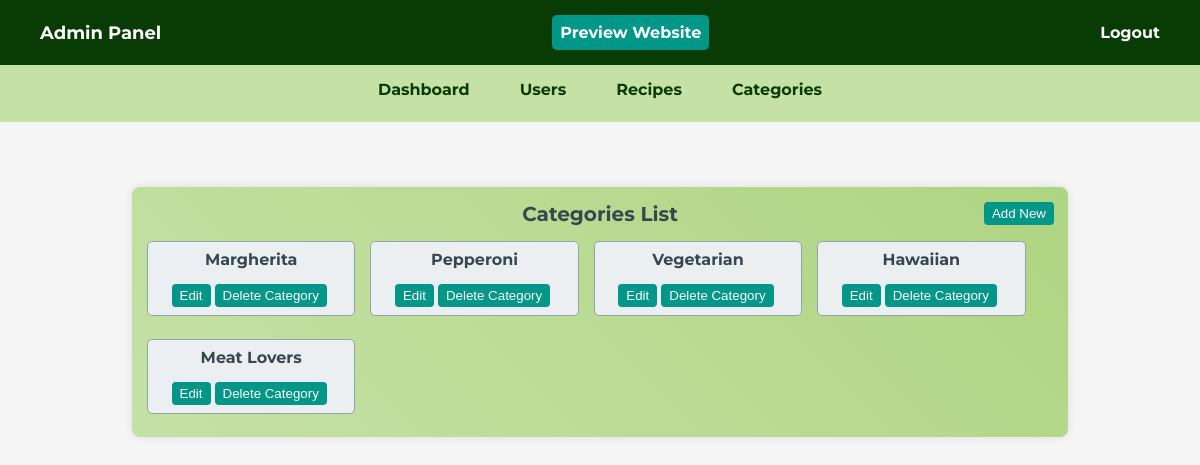
Screenshot of /admin/categories.php (signed in) with the database file from the repository.
### tables this page shows
CREATE TABLE `categories` (
  `category_id` int(11) NOT NULL,
  `title` varchar(255) DEFAULT NULL
);

### admin/categories.php (the view, shortened to what this page needs)
<?php
$database = new Database();
$pdo = $database->getConnection();
$results = $pdo->query('SELECT * FROM categories');
?>
<?php include('shared/sidebar.php');?>
<div class="content">
    <main>
    <div class="list-container">
        <h2 class="user-list-title">Categories List</h2>
        <button class="add-new-category-btn edit-button"><a href="add_new_categories.php">Add New</a></button>
        <ul class="category-list">
        <?php
        while ($post = $results->fetch(PDO::FETCH_ASSOC)) {
            ?>
            <li class="user-item-category">
                <span class="user-name"><?php echo $post['title']?></span>
                <div class="user-actions">
                    <button class="edit-button"><a href="edit_category.php?id=<?php echo $post['category_id']?>">Edit</a></button>
                    <form method="post" action="delete_category.php">
                        <input type="submit" class="delete-button" name="delete_category" value="Delete Category" onclick="return confirm('Delete this pizza category?');">
                    </form>
                </div>
            </li>
		<?php } ?>
        </ul>
    </div>
    </main>
</div>
<?php include('shared/footer.php');?>

### admin/css/admin-panel.css (style rules this page uses)
* { margin: 0; padding: 0; box-sizing: border-box; }
body { font-family: 'Montserrat', Arial, sans-serif; }
main { display: flex; justify-content: center; align-items: flex-start; gap: 100px; margin: 0; padding: 50px 0; min-height: 75vh; }
.user-list-title { font-size: 20px; margin-bottom: 15px; color: #37474f; }
.user-item-category { background-color: #eceff1; border: 1px solid #90a4ae; border-radius: 5px; padding: 8px; margin-bottom: 8px; display: flex; flex-direction: column; width: 23%; gap: 15px; justify-content: space-between; align-items: center; }
ul.category-list { display: flex; flex-wrap: wrap; gap: 15px; }
.user-name { font-weight: bold; color: #37474f; }
.user-actions { display: flex; }
.edit-button, .delete-button { background-color: #009688; color: #fff; border: none; padding: 4px 8px; border-radius: 4px; margin-right: 4px; cursor: pointer; transition: background 0.3s; }
.edit-button a, .delete-button a { color: #fff; text-decoration: none; }
.list-container { background: linear-gradient(45deg, #c5e1a5, #aed581); padding: 15px; border-radius: 8px; box-shadow: 0 0 8px rgba(0, 0, 0, 0.1); width: 80%; text-align: center; position: relative; }
.content { flex: 1; padding: 15px; }
button.add-new-recipe-btn.edit-button, button.add-new-category-btn.edit-button { position: absolute; right: 10px; top: 15px; }

### rows the page displays
categories: title "Margherita"
categories: title "Pepperoni"
categories: title "Vegetarian"
categories: title "Hawaiian"
categories: title "Meat Lovers"
